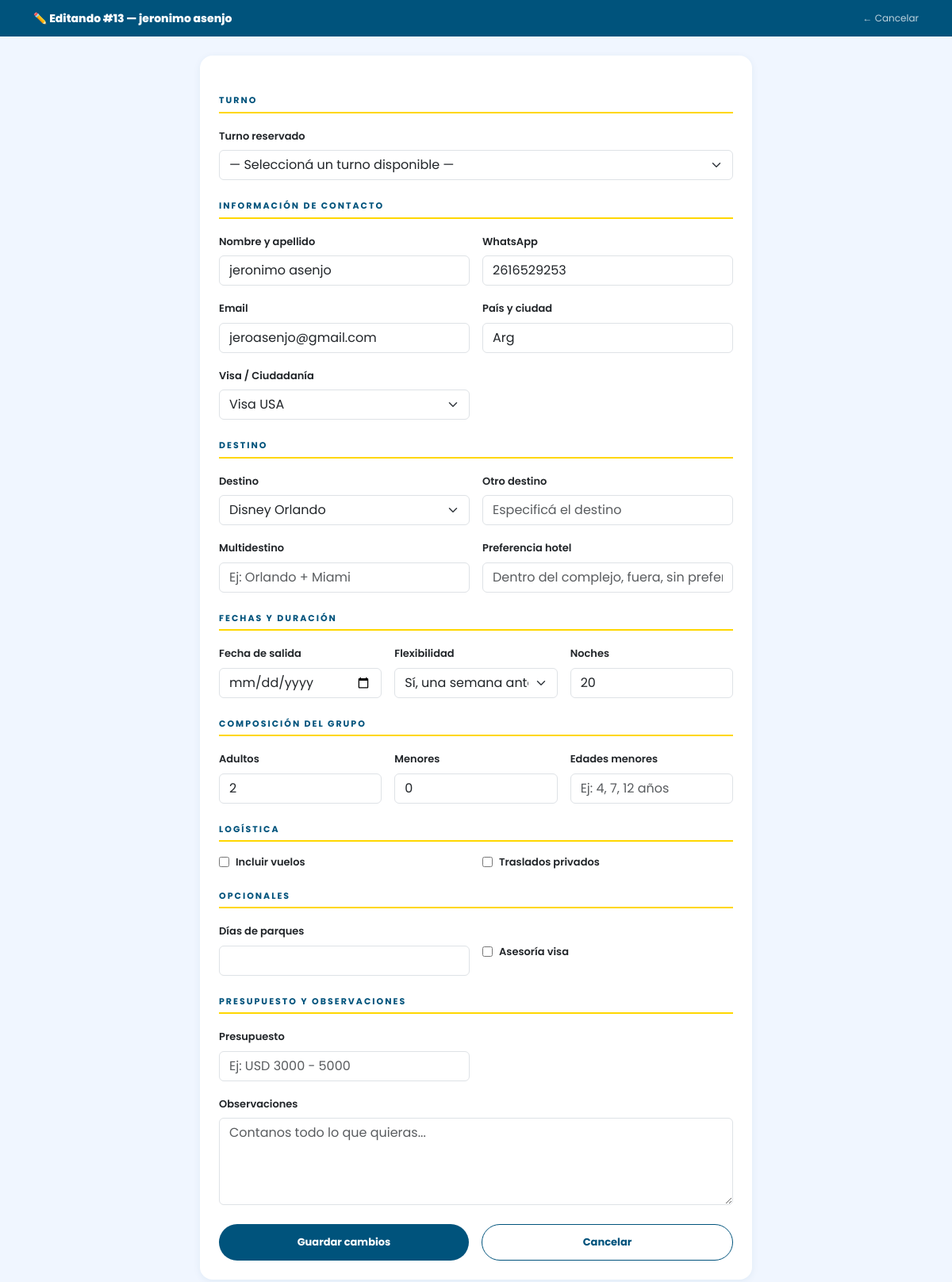
Page /panel/13/editar/ (signed in) on the committed database.
### reservas/models.py (models this page shows, shortened)
class Consulta(models.Model):
    nombre_apellido = models.CharField(max_length=150, verbose_name="Nombre y apellido")
    whatsapp = models.CharField(max_length=30, verbose_name="WhatsApp / Teléfono")
    email = models.EmailField(verbose_name="Correo electrónico")
    pais_ciudad = models.CharField(max_length=120, verbose_name="País y ciudad de residencia")
    tiene_visa = models.CharField(
        max_length=20,
        choices=[
            ('visa_usa', 'Visa USA'),
            ('ciudadania', 'Ciudadanía'),
            ('ninguna', 'Ninguna'),
            ('otro', 'Otro'),
        ],
        verbose_name="¿Tenés visa o ciudadanía?"
    )
    DESTINO_CHOICES = [
        ('disney_orlando', 'Disney Orlando'),
        ('disney_paris', 'Disney París'),
        ('disney_tokio', 'Disney Tokio'),
        ('universal', 'Universal Orlando'),
        ('miami', 'Miami'),
        ('europa', 'Europa'),
        ('crucero', 'Crucero'),
        ('otro', 'Otro'),
    ]
    destino = models.CharField(max_length=30, choices=DESTINO_CHOICES, verbose_name="¿A dónde pensás viajar?")
    destino_otro = models.CharField(max_length=120, blank=True, verbose_name="Otro destino (especificar)")
    multidestino = models.CharField(max_length=200, blank=True, verbose_name="¿Querés más de un destino?")
    preferencia_hotel = models.TextField(blank=True, verbose_name="Preferencia de hotel (Disney/Universal)")
    fecha_salida = models.DateField(verbose_name="Fecha tentativa de salida")
    flexibilidad_fechas = models.CharField(
        max_length=20,
        choices=[
            ('flexible', 'Sí, una semana antes/después'),
            ('fija', 'No, son fechas fijas'),
        ],
        verbose_name="¿Tenés flexibilidad de fechas?"
    )
    cantidad_noches = models.PositiveSmallIntegerField(verbose_name="Cantidad de noches previstas")
    adultos = models.PositiveSmallIntegerField(verbose_name="Cantidad de adultos (18+)")
    menores = models.PositiveSmallIntegerField(default=0, verbose_name="Cantidad de menores")
    edades_menores = models.CharField(max_length=200, blank=True, verbose_name="Edades de los menores")
    incluir_vuelos = models.BooleanField(default=False, verbose_name="¿Incluir vuelos en el presupuesto?")
    necesita_traslados = models.BooleanField(default=False, verbose_name="¿Necesita auto/traslados privados?")
    dias_parques = models.PositiveSmallIntegerField(null=True, blank=True, verbose_name="Días de parques en Orlando")
    asesoria_visa = models.BooleanField(default=False, verbose_name="¿Necesita asesoría de visa/ESTA/ETIAS?")
    SERVICIO_CHOICES = [
        ('cotizacion_paquete', 'Cotización de paquete completo'),
        ('asesoramiento', 'Asesoramiento (ya tengo todo sacado)'),
        ('reserva_alojamiento', 'Reserva de alojamiento'),
        ('vuelos_vehiculos', 'Vuelos y vehículos'),
        ('otro', 'Otro'),
    ]
    servicio = models.CharField(
        max_length=30,
        choices=SERVICIO_CHOICES,
        verbose_name="Servicio que desea contratar"
    )
    presupuesto = models.CharField(max_length=100, blank=True, verbose_name="Presupuesto estimado")
    observaciones = models.TextField(blank=True, verbose_name="Contanos más sobre tu viaje ideal")
    fecha_turno = models.DateField(verbose_name="Día del turno")
    hora_turno = models.TimeField(verbose_name="Horario del turno")
    ETIQUETA_CHOICES = [
        ('cotizacion', 'Cotización'),
        ('confirmacion', 'Confirmación'),
        ('reserva', 'Reserva'),
        ('pago_completado', 'Pago completado'),
        ('filas_rapidas', 'Sacar filas rápidas'),
        ('itinerario', 'Hacer itinerario'),
        ('reunion_pre', 'Reunión pre viaje'),
        ('en_viaje', 'En destino / En viaje'),
    ]
    etiqueta = models.CharField(
        max_length=20,
        choices=ETIQUETA_CHOICES,
        blank=True,
        null=True,
        verbose_name="Etiqueta"
    )
    creado_en = models.DateTimeField(auto_now_add=True)
    leido = models.BooleanField(default=False, verbose_name="Leído")
    class Meta:
        verbose_name = "Consulta"
        verbose_name_plural = "Consultas"
        ordering = ['-creado_en']

### reservas/views.py (the view)
# urls.py: path('panel/<int:pk>/editar/', views.panel_editar, name='panel_editar'),
@login_required(login_url='panel_login')
def panel_editar(request, pk):
    consulta = get_object_or_404(Consulta, pk=pk)
    if request.method == 'POST':
        form = ConsultaForm(request.POST, instance=consulta)
        if form.is_valid():
            form.save()
            return redirect('panel_detalle', pk=pk)
    else:
        form = ConsultaForm(instance=consulta)
    return render(request, 'reservas/editar.html', {'form': form, 'consulta': consulta})

### reservas/forms.py (called while the page is built)
    def optgroups(self, name, value, attrs=None):
        grupos = super().optgroups(name, value, attrs)
        for _, subgroup, _ in grupos:
            for opcion in subgroup:
                if opcion['value'] in self.disabled_values:
                    opcion['attrs']['disabled'] = True
        return grupos

### templates/reservas/editar.html (shortened to what this page needs)
<!DOCTYPE html>
<html lang="es">
<head>
  <link href="https://cdn.jsdelivr.net/npm/bootstrap@5.3.3/dist/css/bootstrap.min.css" rel="stylesheet"/>
</head>
<body>
  <div class="topbar">
    <div class="container d-flex justify-content-between align-items-center gap-2">
      <h1>✏️ Editando #{{ consulta.id }} — {{ consulta.nombre_apellido }}</h1>
      <a href="{% url 'panel_detalle' consulta.pk %}" style="color:rgba(255,255,255,0.75);font-size:12px;text-decoration:none;white-space:nowrap;">← Cancelar</a>
    </div>
  </div>
  <div class="container pb-5" style="max-width:720px;">
    <div class="card-form">
      <form method="POST">
        <div class="sec-label">Turno</div>
        <div class="row g-3">
          <div class="col-12">
            <label class="form-label">Turno reservado</label>
            {{ form.turno }}
          </div>
        </div>
        <div class="sec-label">Información de contacto</div>
        <div class="row g-3">
          <div class="col-md-6 col-12"><label class="form-label">Nombre y apellido</label>{{ form.nombre_apellido }}</div>
          <div class="col-md-6 col-12"><label class="form-label">WhatsApp</label>{{ form.whatsapp }}</div>
          <div class="col-md-6 col-12"><label class="form-label">Email</label>{{ form.email }}</div>
          <div class="col-md-6 col-12"><label class="form-label">País y ciudad</label>{{ form.pais_ciudad }}</div>
          <div class="col-md-6 col-12"><label class="form-label">Visa / Ciudadanía</label>{{ form.tiene_visa }}</div>
        </div>
        <div class="sec-label">Destino</div>
        <div class="row g-3">
          <div class="col-md-6 col-12"><label class="form-label">Destino</label>{{ form.destino }}</div>
          <div class="col-md-6 col-12"><label class="form-label">Otro destino</label>{{ form.destino_otro }}</div>
          <div class="col-md-6 col-12"><label class="form-label">Multidestino</label>{{ form.multidestino }}</div>
          <div class="col-md-6 col-12"><label class="form-label">Preferencia hotel</label>{{ form.preferencia_hotel }}</div>
        </div>
        <div class="sec-label">Fechas y duración</div>
        <div class="row g-3">
          <div class="col-md-4 col-12"><label class="form-label">Fecha de salida</label>{{ form.fecha_salida }}</div>
          <div class="col-md-4 col-12"><label class="form-label">Flexibilidad</label>{{ form.flexibilidad_fechas }}</div>
          <div class="col-md-4 col-12"><label class="form-label">Noches</label>{{ form.cantidad_noches }}</div>
        </div>
        <div class="sec-label">Composición del grupo</div>
        <div class="row g-3">
          <div class="col-md-4 col-12"><label class="form-label">Adultos</label>{{ form.adultos }}</div>
          <div class="col-md-4 col-12"><label class="form-label">Menores</label>{{ form.menores }}</div>
          <div class="col-md-4 col-12"><label class="form-label">Edades menores</label>{{ form.edades_menores }}</div>
        </div>
        <div class="sec-label">Logística</div>
        <div class="row g-3">
          <div class="col-md-6 col-12 d-flex align-items-center gap-2">{{ form.incluir_vuelos }}<label class="form-label mb-0">Incluir vuelos</label></div>
          <div class="col-md-6 col-12 d-flex align-items-center gap-2">{{ form.necesita_traslados }}<label class="form-label mb-0">Traslados privados</label></div>
        </div>
        <div class="sec-label">Opcionales</div>
        <div class="row g-3">
          <div class="col-md-6 col-12"><label class="form-label">Días de parques</label>{{ form.dias_parques }}</div>
          <div class="col-md-6 col-12 d-flex align-items-center gap-2 mt-md-4">{{ form.asesoria_visa }}<label class="form-label mb-0">Asesoría visa</label></div>
        </div>
        <div class="sec-label">Presupuesto y observaciones</div>
        <div class="row g-3">
          <div class="col-md-6 col-12"><label class="form-label">Presupuesto</label>{{ form.presupuesto }}</div>
          <div class="col-12"><label class="form-label">Observaciones</label>{{ form.observaciones }}</div>
        </div>
        <div class="d-flex gap-3 mt-4 flex-wrap">
          <button type="submit" class="btn-guardar">Guardar cambios</button>
          <a href="{% url 'panel_detalle' consulta.pk %}" class="btn-cancelar">Cancelar</a>
        </div>
      </form>
    </div>
  </div>
</body>
</html>

### templates/reservas/editar.html (style rules this page uses)
* { font-family: 'Poppins', sans-serif; }
:root { --az: #00537c; --ro: #e35149; --do: #FFD700; }
body { background: #f0f6ff; }
.topbar { background: var(--az); color: #fff; padding: 14px 0; margin-bottom: 24px; }
.topbar h1 { font-size: 14px; font-weight: 800; margin: 0; }
.card-form { background: #fff; border-radius: 16px; padding: 24px; box-shadow: 0 2px 10px rgba(0,83,124,0.07); }
.sec-label { font-size: 11px; font-weight: 700; letter-spacing: 2px; text-transform: uppercase; color: var(--az); border-bottom: 2px solid var(--do); padding-bottom: 6px; margin-bottom: 16px; margin-top: 24px; }
.form-label { font-size: 13px; font-weight: 600; }
.btn-guardar { background: var(--az); color: #fff; font-weight: 700; font-size: 13px; padding: 12px; border-radius: 50px; border: none; flex: 1; }
.btn-cancelar { background: #fff; color: var(--az); font-weight: 700; font-size: 13px; padding: 12px; border-radius: 50px; border: 1.5px solid var(--az); text-decoration: none; flex: 1; text-align: center; }

### rows in the picture
Consulta: id "13", nombre_apellido "jeronimo asenjo", whatsapp "2616529253", email "jeroasenjo@gmail.com", pais_ciudad "Arg", tiene_visa "Visa USA", destino "Disney Orlando", flexibilidad_fechas "Sí, una semana antes/después", cantidad_noches "20", adultos "2", menores "0"
